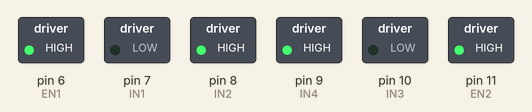
This sketch was run on a simulated Arduino Uno, built with avr-gcc and run on an emulated ATmega328P. On the bench: switched loads named in the sketch (green lamp = pin HIGH).

Above: at 0.1 s.
Timing chart, 0 to 1.6 s (numbered marks = the images above):
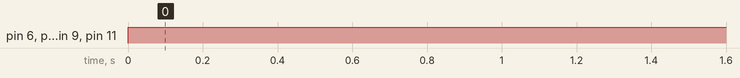

The sketch:

dc_motor_turn_right.ino
```cpp
const int IN1 = 7;
const int IN2 = 8;
const int IN3 = 10;
const int IN4 = 9;
const int EN1 = 6;
const int EN2 = 11;

void setup() {
  pinMode(IN1,OUTPUT);
  pinMode(IN2,OUTPUT);
  pinMode(IN3,OUTPUT);
  pinMode(IN4,OUTPUT);
  pinMode(EN1,OUTPUT);
  pinMode(EN2,OUTPUT);

}

void loop()
{
  digitalWrite(EN2,HIGH);
  digitalWrite(EN1,HIGH);
  // Left Motor operation
  digitalWrite(IN3,LOW);
  digitalWrite(IN4,HIGH);
  // Right Motor operation is turned off
  digitalWrite(IN1,LOW);
  digitalWrite(IN2,HIGH);
  delay(100);//wait 1second
}
```

Measured:
- by itself, pin 6 (EN1), pin 8 (IN2), pin 9 (IN4), pin 11 (EN2): LOW → HIGH at 0.00 s
